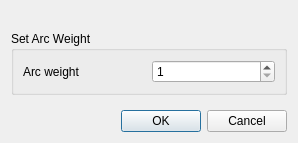
<?xml version="1.0" encoding="UTF-8"?>
<ui version="4.0">
 <class>EditArcDialog</class>
 <widget class="QDialog" name="EditArcDialog">
  <property name="windowModality">
   <enum>Qt::WindowModal</enum>
  </property>
  <property name="geometry">
   <rect>
    <x>0</x>
    <y>0</y>
    <width>298</width>
    <height>143</height>
   </rect>
  </property>
  <property name="windowTitle">
   <string>Edit Arc</string>
  </property>
  <property name="modal">
   <bool>true</bool>
  </property>
  <layout class="QVBoxLayout" name="verticalLayout">
   <item>
    <widget class="QLabel" name="infoLabel">
     <property name="text">
      <string/>
     </property>
     <property name="alignment">
      <set>Qt::AlignLeading|Qt::AlignLeft|Qt::AlignTop</set>
     </property>
    </widget>
   </item>
   <item>
    <widget class="QGroupBox" name="groupBox">
     <property name="title">
      <string>Set Arc Weight</string>
     </property>
     <layout class="QHBoxLayout" name="horizontalLayout">
      <item>
       <widget class="QLabel" name="spinLabel">
        <property name="text">
         <string>Arc weight</string>
        </property>
       </widget>
      </item>
      <item>
       <widget class="QSpinBox" name="spinWeight">
        <property name="minimum">
         <number>1</number>
        </property>
       </widget>
      </item>
     </layout>
    </widget>
   </item>
   <item>
    <spacer name="verticalSpacer">
     <property name="orientation">
      <enum>Qt::Vertical</enum>
     </property>
     <property name="sizeHint" stdset="0">
      <size>
       <width>20</width>
       <height>0</height>
      </size>
     </property>
    </spacer>
   </item>
   <item>
    <widget class="QDialogButtonBox" name="buttonBox">
     <property name="orientation">
      <enum>Qt::Horizontal</enum>
     </property>
     <property name="standardButtons">
      <set>QDialogButtonBox::Cancel|QDialogButtonBox::Ok</set>
     </property>
    </widget>
   </item>
  </layout>
 </widget>
 <resources/>
 <connections>
  <connection>
   <sender>buttonBox</sender>
   <signal>accepted()</signal>
   <receiver>EditArcDialog</receiver>
   <slot>accept()</slot>
   <hints>
    <hint type="sourcelabel">
     <x>248</x>
     <y>254</y>
    </hint>
    <hint type="destinationlabel">
     <x>157</x>
     <y>274</y>
    </hint>
   </hints>
  </connection>
  <connection>
   <sender>buttonBox</sender>
   <signal>rejected()</signal>
   <receiver>EditArcDialog</receiver>
   <slot>reject()</slot>
   <hints>
    <hint type="sourcelabel">
     <x>316</x>
     <y>260</y>
    </hint>
    <hint type="destinationlabel">
     <x>286</x>
     <y>274</y>
    </hint>
   </hints>
  </connection>
 </connections>
</ui>
